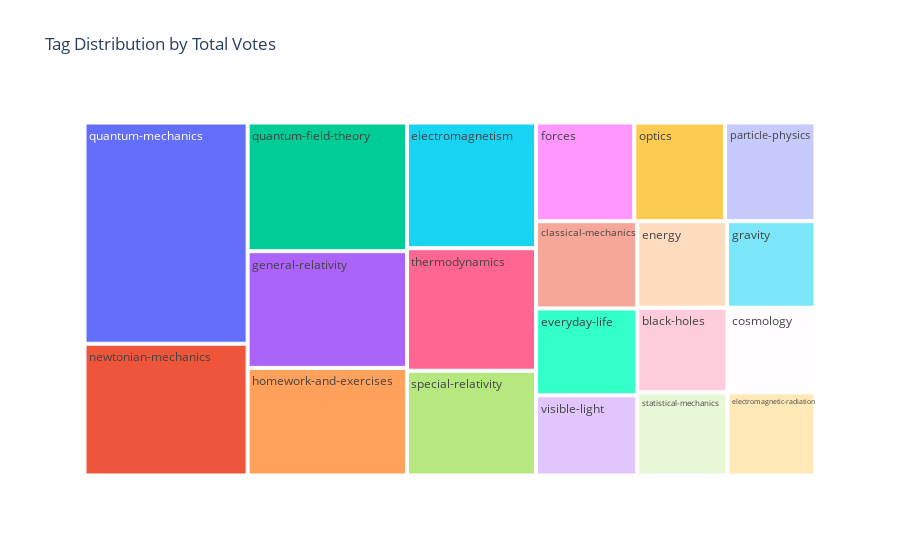

Source (notebook cell):
### Code cell
import plotly.express as px
summary = tag_postcount_year.groupby('TagList')['TotalVotes'].sum().reset_index()
fig = px.treemap(summary, path=['TagList'], values='TotalVotes', 
                 title='Tag Distribution by Total Votes')
fig.show()

### Figure 1 — Plotly figure (JSON) as saved in the notebook; plotly's stock layout.template omitted (floating-point values rounded to 4 significant figures)
{"data": [{"branchvalues": "total", "domain": {"x": [0, 1], "y": [0, 1]}, "hovertemplate": "labels=%{label}<br>TotalVotes=%{value}<br>parent=%{parent}<br>id=%{id}<extra></extra>", "ids": ["black-holes", "classical-mechanics", "cosmology", "electromagnetic-radiation", "electromagnetism", "energy", "everyday-life", "forces", "general-relativity", "gravity", "homework-and-exercises", "newtonian-mechanics", "optics", "particle-physics", "quantum-field-theory", "quantum-mechanics", "special-relativity", "statistical-mechanics", "thermodynamics", "visible-light"], "labels": ["black-holes", "classical-mechanics", "cosmology", "electromagnetic-radiation", "electromagnetism", "energy", "everyday-life", "forces", "general-relativity", "gravity", "homework-and-exercises", "newtonian-mechanics", "optics", "particle-physics", "quantum-field-theory", "quantum-mechanics", "special-relativity", "statistical-mechanics", "thermodynamics", "visible-light"], "name": "", "parents": ["", "", "", "", "", "", "", "", "", "", "", "", "", "", "", "", "", "", "", ""], "type": "treemap", "values": [22740.0, 26300.0, 22170.0, 21780.0, 48300.0, 23160.0, 26150.0, 28850.0, 55390.0, 22790.0, 51050.0, 64000.0, 26690.0, 26550.0, 61050.0, 107400.0, 40250.0, 22350.0, 47080.0, 24170.0]}], "layout": {"legend": {"tracegroupgap": 0}, "title": {"text": "Tag Distribution by Total Votes"}}}
